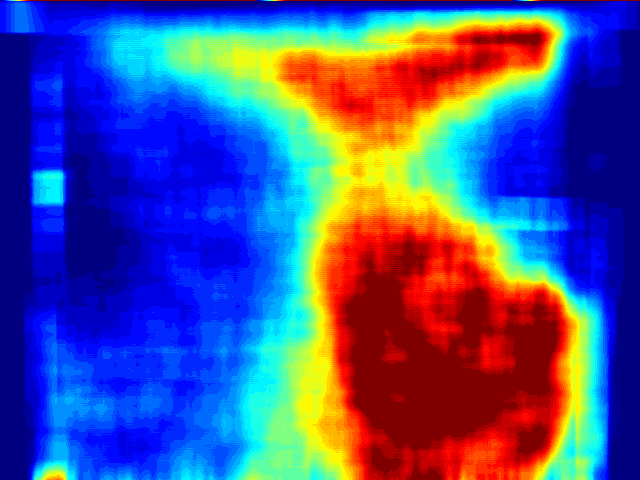
#> input picture CSV_color/AP3_median_200frame_nofill-in_AveragingFilter_33_30.bmp, 640 x 480 px
$ python adjust_contrast.py
#> lines starting #> are read from the running program, lines starting #| are printed output that depends on the picture
import cv2
import numpy as np
import tkinter as tk
from tkinter import filedialog
import os

# ダイアログを表示して画像ファイルを選択
root = tk.Tk()
root.withdraw()
file_paths = filedialog.askopenfilenames(title="画像ファイルを選択してください", filetypes=(("画像ファイル", "*.jpg *.jpeg *.png *.bmp *.gif"), ("すべてのファイル", "*.*")))
#> the answer given: ../CSV_color/AP3_median_200frame_nofill-in_AveragingFilter_33_30.bmp

if not file_paths:
    print("画像ファイルが選択されていません。プログラムを終了します。")
    exit()

# フォルダを作成するディレクトリのパス
output_folder = "output_images"

# フォルダが存在しない場合は作成
if not os.path.exists(output_folder):
    os.makedirs(output_folder)

n = 0
# 画像ごとに処理を行う
for file_path in file_paths:

    # 画像を読み込む
    image = cv2.imread(file_path)
#> image is the input picture: shape (480, 640, 3); mean B, G, R 144.5, 82.4, 75.2

    if image is None:
        print(f"画像ファイル '{file_path}' の読み込みに失敗しました。次の画像に進みます。")
        continue

    # 画像に対する処理を記述
    grayscale_image = cv2.cvtColor(image, cv2.COLOR_BGR2GRAY)
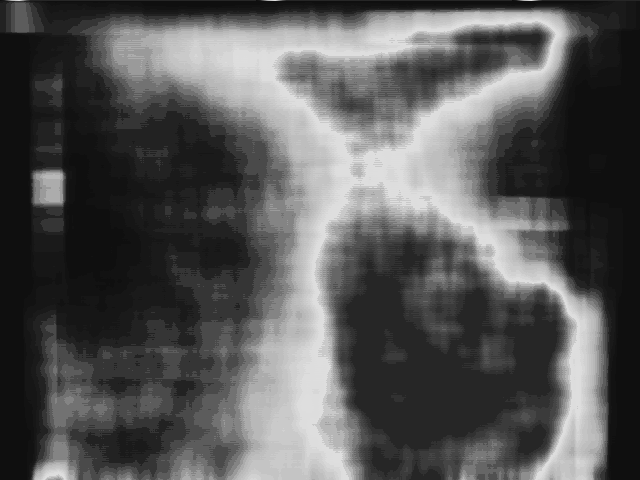
#> grayscale_image: shape (480, 640); min 15, max 222, mean 87.4
    image_arr = np.array(grayscale_image)

    a = (image_arr - 200) / (255 - 200)
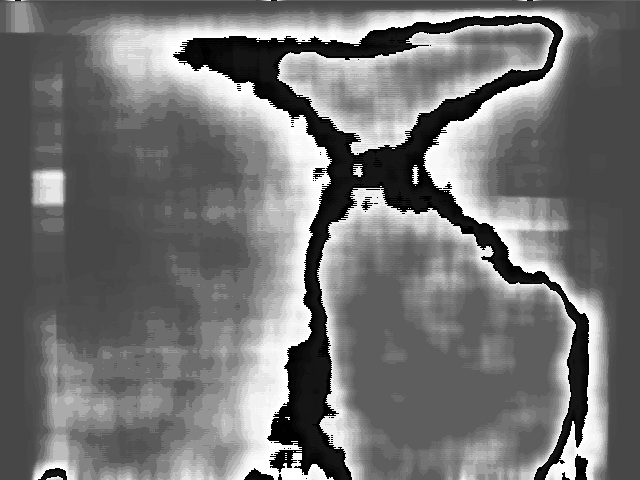
#> a: shape (480, 640) float64; min 0.0182, max 4.58, mean 2.09; drawn with min black and max white
    new_image_arr = a * (255 - 120) + 120

    # 新しいフォルダ内に保存するファイルパス
    new_image_filename = os.path.join(output_folder, f"new_{n}.png")

    # 画像を保存
    cv2.imwrite(new_image_filename, new_image_arr)
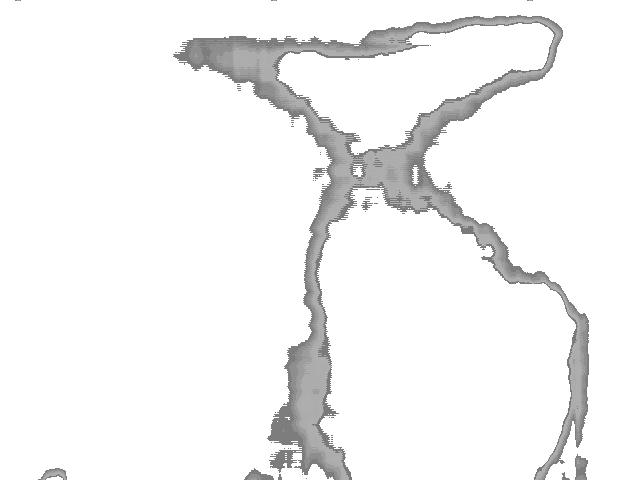
#> saved as new_0.png: shape (480, 640); min 122, max 255, mean 243.3

    n += 1

# すべての画像の処理が終了したらプログラムを終了
print("すべての画像の処理が終了しました。")
